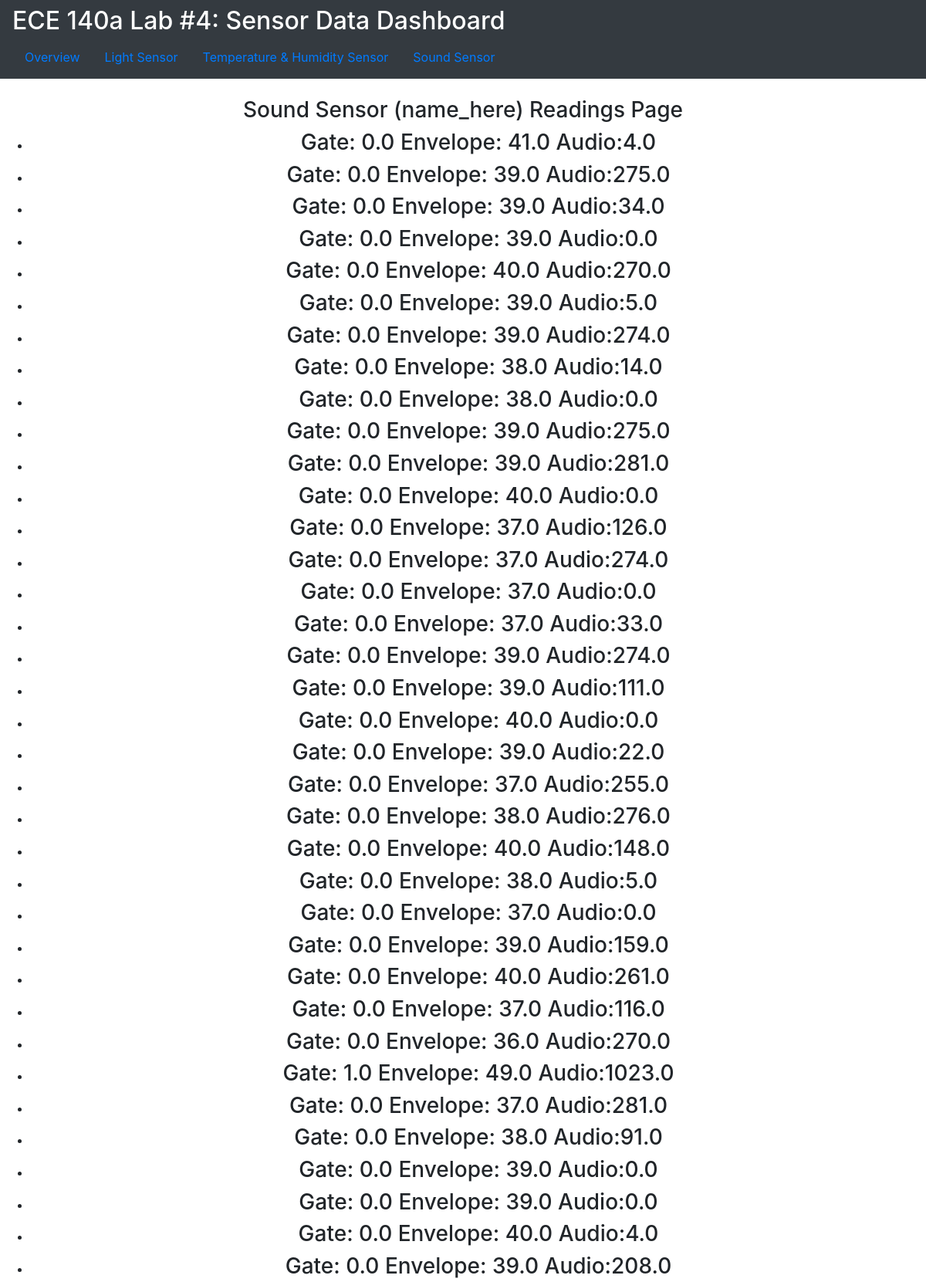
Page /sound (upper part) on the committed database.
### tables this page shows
CREATE TABLE SS
                (gate real, envelope real, audio real);

### sensor_dash/sensor_dash.py (the view)
@app.route('/sound')
def sound_view():
    db = get_db()
    cur = db.execute('SELECT * from SS')
    info = cur.fetchall()
    return render_template('sound_sensor.html', entries=info)

### sensor_dash/sensor_dash.py (called while the page is built)
def connect_db():
    rv = sqlite3.connect(app.config['DATABASE'])
    rv.row_factory = sqlite3.Row
    return rv

def get_db():
    if not hasattr(g, 'sqlite_db'):
        g.sqlite_db = connect_db()
    return g.sqlite_db

### sensor_dash/templates/sound_sensor.html
{% extends "layout_sensor.html" %}
{% block body %}
<div id="row" style="text-align: center;">
<br>
    <h3>Sound Sensor (name_here) Readings Page</h3>
    <ul>
            {% for entry in entries %}
                <li>
                    <h3>Gate: {{ entry.gate }} Envelope: {{ entry.envelope }} Audio:{{ entry.audio }} </h3>
                </li>
            {% else %}
                <li>
                    <em> Unbelievable! There are no users so far!</em>
                </li>
            {% endfor %}
            </ul>
</div>
{% endblock %}

### rows in the picture
SS: gate "0.0", envelope "41.0", audio "4.0"
SS: gate "0.0", envelope "39.0", audio "275.0"
SS: gate "0.0", envelope "39.0", audio "34.0"
SS: gate "0.0", envelope "39.0", audio "0.0"
SS: gate "0.0", envelope "40.0", audio "270.0"
SS: gate "0.0", envelope "39.0", audio "5.0"
SS: gate "0.0", envelope "39.0", audio "274.0"
SS: gate "0.0", envelope "38.0", audio "14.0"
SS: gate "0.0", envelope "38.0", audio "0.0"
SS: gate "0.0", envelope "39.0", audio "275.0"
SS: gate "0.0", envelope "39.0", audio "281.0"
SS: gate "0.0", envelope "40.0", audio "0.0"
SS: gate "0.0", envelope "37.0", audio "126.0"
SS: gate "0.0", envelope "37.0", audio "274.0"
SS: gate "0.0", envelope "37.0", audio "0.0"
SS: gate "0.0", envelope "37.0", audio "33.0"
SS: gate "0.0", envelope "39.0", audio "274.0"
SS: gate "0.0", envelope "39.0", audio "111.0"
SS: gate "0.0", envelope "40.0", audio "0.0"
SS: gate "0.0", envelope "39.0", audio "22.0"
SS: gate "0.0", envelope "37.0", audio "255.0"
SS: gate "0.0", envelope "38.0", audio "276.0"
SS: gate "0.0", envelope "40.0", audio "148.0"
SS: gate "0.0", envelope "38.0", audio "5.0"
SS: gate "0.0", envelope "37.0", audio "0.0"
SS: gate "0.0", envelope "39.0", audio "159.0"
SS: gate "0.0", envelope "40.0", audio "261.0"
SS: gate "0.0", envelope "37.0", audio "116.0"
SS: gate "0.0", envelope "36.0", audio "270.0"
SS: gate "1.0", envelope "49.0", audio "1023.0"
SS: gate "0.0", envelope "37.0", audio "281.0"
SS: gate "0.0", envelope "38.0", audio "91.0"
SS: gate "0.0", envelope "39.0", audio "0.0"
SS: gate "0.0", envelope "39.0", audio "0.0"
SS: gate "0.0", envelope "40.0", audio "4.0"
SS: gate "0.0", envelope "39.0", audio "208.0"
